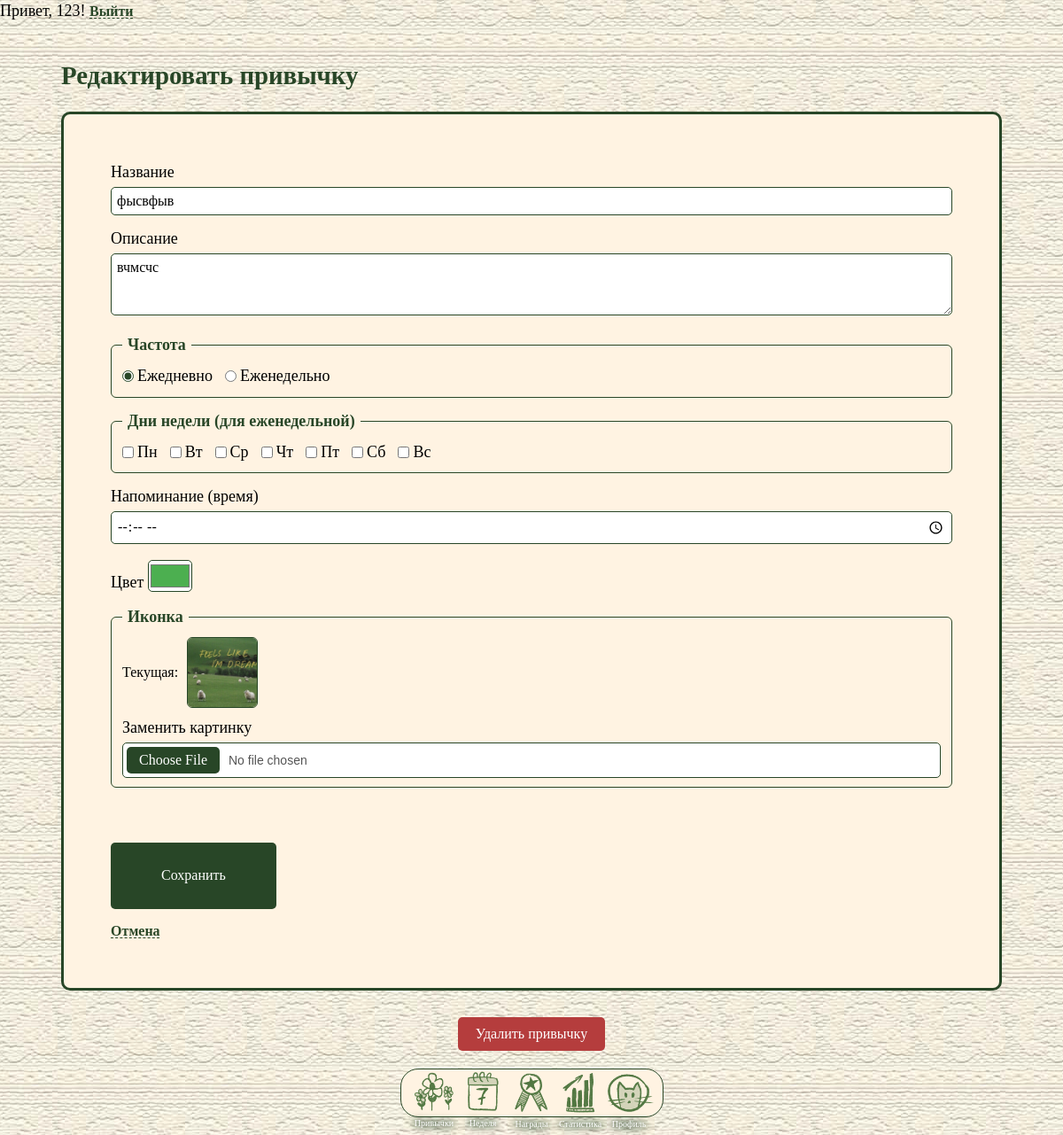
The app's page /habits/2/edit (signed in) with its own data.
### app/models.py (models this page shows, shortened)
class User(UserMixin, db.Model):
    __tablename__ = 'users'
    id = db.Column(db.Integer, primary_key=True)
    email = db.Column(db.String(120), unique=True, nullable=False)
    username = db.Column(db.String(80), nullable=False)
    password_hash = db.Column(db.String(255), nullable=False)
    avatar_url = db.Column(db.String(255), nullable=True)
    experience = db.Column(db.Integer, default=0, nullable=False)
    created_at = db.Column(db.DateTime, default=datetime.utcnow, nullable=False)
    is_admin = db.Column(db.Boolean, default=False, nullable=False)
    habits = db.relationship('Habit', backref='user', lazy=True, cascade='all, delete-orphan')
    habit_logs = db.relationship('HabitLog', backref='user', lazy=True, cascade='all, delete-orphan')
    achievements = db.relationship('Achievement', backref='user', lazy=True, cascade='all, delete-orphan')
    rewards = db.relationship('Reward', backref='user', lazy=True, cascade='all, delete-orphan')

class Habit(db.Model):
    __tablename__ = 'habits'
    id = db.Column(db.Integer, primary_key=True)
    user_id = db.Column(db.Integer, db.ForeignKey('users.id'), nullable=False)
    category_id = db.Column(db.Integer, db.ForeignKey('categories.id'), nullable=True)
    title = db.Column(db.String(120), nullable=False)
    description = db.Column(db.Text, nullable=True)
    icon = db.Column(db.String(255), nullable=True)  # path relative to /static, e.g. 'uploads/habits/xyz.jpg'
    frequency = db.Column(db.String(20), nullable=False)  # 'daily' / 'weekly'
    target_days = db.Column(JSON, nullable=True)  # list[int], e.g. [1, 3, 5]
    reminder_time = db.Column(db.Time, nullable=True)
    color = db.Column(db.String(20), default='#4CAF50', nullable=False)
    is_active = db.Column(db.Boolean, default=True, nullable=False)
    created_at = db.Column(db.DateTime, default=datetime.utcnow, nullable=False)
    logs = db.relationship('HabitLog', backref='habit', lazy=True, cascade='all, delete-orphan')

### app/routes.py (the view, shortened to what this page needs)
@main.route('/habits/<int:habit_id>/edit', methods=['GET', 'POST'])
@login_required
def habit_edit(habit_id):
    habit = _get_own_habit_or_404(habit_id)
    return render_template('habit_form.html', mode='edit', habit=habit, form_action=url_for('main.habit_edit', habit_id=habit.id))

### app/models.py (called while the page is built)
@login_manager.user_loader
def load_user(user_id: str):
    return User.query.get(int(user_id))

### app/routes.py (called while the page is built)
def _get_own_habit_or_404(habit_id: int) -> Habit:
    habit = Habit.query.get_or_404(habit_id)
    if habit.user_id != current_user.id:
        abort(403)
    return habit

### app/templates/habit_form.html (shortened to what this page needs)
{% extends 'base.html' %}
{% set h = habit %}
{% set target_days = (h.target_days if h else []) or [] %}
{% set days_labels = [(1,'Пн'),(2,'Вт'),(3,'Ср'),(4,'Чт'),(5,'Пт'),(6,'Сб'),(7,'Вс')] %}
{% block content %}
<section class="habit-form-page">
    <h1>{% if mode == 'edit' %}Редактировать привычку{% else %}Новая привычка{% endif %}</h1>
    <form method="POST" action="{{ form_action }}" class="habit-form" enctype="multipart/form-data">
        <label>
            Название
            <input type="text" name="title" required maxlength="120"
                   value="{{ h.title if h else '' }}">
        </label>
        <label>
            Описание
            <textarea name="description" rows="3">{{ h.description if h and h.description else '' }}</textarea>
        </label>
        <fieldset>
            <legend>Частота</legend>
            <label>
                <input type="radio" name="frequency" value="daily"
                       {% if not h or h.frequency == 'daily' %}checked{% endif %}>
                Ежедневно
            </label>
            <label>
                <input type="radio" name="frequency" value="weekly"
                       {% if h and h.frequency == 'weekly' %}checked{% endif %}>
                Еженедельно
            </label>
        </fieldset>
        <fieldset>
            <legend>Дни недели (для еженедельной)</legend>
            {% for num, label in days_labels %}
                <label>
                    <input type="checkbox" name="target_days" value="{{ num }}"
                           {% if num in target_days %}checked{% endif %}>
                    {{ label }}
                </label>
            {% endfor %}
        </fieldset>
        <label>
            Напоминание (время)
            <input type="time" name="reminder_time"
                   value="{{ h.reminder_time.strftime('%H:%M') if h and h.reminder_time else '' }}">
        </label>
        <label>
            Цвет
            <input type="color" name="color"
                   value="{{ h.color if h and h.color else '#4CAF50' }}">
        </label>
        <fieldset>
            <legend>Иконка</legend>
            {% if h and h.icon %}
                <div class="icon-preview">
                    <p>Текущая:</p>
                    <img src="{{ url_for('static', filename=h.icon) }}" alt="" style="max-width:80px">
                </div>
            {% endif %}
            <label>
                {% if h and h.icon %}Заменить картинку{% else %}Загрузить картинку{% endif %}
                <input type="file" name="icon" accept="image/png,image/jpeg,image/gif,image/webp">
            </label>
        </fieldset>
        <button type="submit">
            {% if mode == 'edit' %}Сохранить{% else %}Создать{% endif %}
        </button>
        <a href="{{ url_for('main.habits') }}">Отмена</a>
    </form>
    {% if mode == 'edit' and h and h.id %}
        <form method="POST" action="{{ url_for('main.habit_delete', habit_id=h.id) }}"
              class="habit-delete-form"
              onsubmit="return confirm('Удалить привычку «{{ h.title }}»? Действие необратимо.');">
            <button type="submit" class="habit-delete-btn">Удалить привычку</button>
        </form>
    {% endif %}
</section>
{% endblock %}

### app/templates/base.html (shortened to what this page needs)
<!DOCTYPE html>
<html lang="en">
<head>
    <link rel="stylesheet" href="{{ url_for('static', filename='css/style.css') }}">
    <link rel="stylesheet" href="{{ url_for('static', filename='css/habits.css') }}">
    <link rel="stylesheet" href="{{ url_for('static', filename='css/reg_auth.css') }}">
    <link rel="stylesheet" href="{{ url_for('static', filename='css/week.css') }}">
</head>
<body>
    <header id="auth-bar">
        {% if current_user.is_authenticated %}
            <span>Привет, {{ current_user.username }}{% if current_user.is_admin %} (admin){% endif %}!</span>
            <a href="{{ url_for('auth.logout') }}">Выйти</a>
        {% else %}
            <a href="{{ url_for('auth.login') }}">Войти</a>
            <a href="{{ url_for('auth.register') }}">Регистрация</a>
        {% endif %}
    </header>
    <main>
        {% block content %}{% endblock %}
    </main>
<div id="main-menu">
    <div id="dock">
        <a href="{{ url_for('main.habits') }}">
            <div class="dock-button">
                <img src="{{ url_for('static', filename='images/dock/habits_icon.png') }}" alt="">
                <p>Привычки</p>
            </div>
        </a>
        <a href="{{ url_for('main.week') }}">
            <div class="dock-button">
                <img src="{{ url_for('static', filename='images/dock/week_icon.png') }}" alt="">
                <p>Неделя</p>
            </div>
        </a>
        <div class="dock-button">
            <img src="{{ url_for('static', filename='images/dock/achievements_icon.png') }}" alt="">
            <p>Награды</p>
        </div>
        <div class="dock-button">
            <img src="{{ url_for('static', filename='images/dock/statistics_icon.png') }}" alt="">
            <p>Статистика</p>
        </div>
        <div class="dock-button">
            <img src="{{ url_for('static', filename='images/dock/user_icon.png') }}" alt="">
            <p>Профиль</p>
        </div>
    </div>
</div>
</body>
</html>

### app/static/css/style.css (style rules this page uses)
:root { --dark-green: #284627; --dark-green-transp: #28462783; --light-beige: rgb(255, 243, 226); --dock-height: 75px; --btn-font-size: 1rem; }
* { margin: 0; padding: 0; box-sizing: border-box; }
html { min-height: 100%; background-color: var(--light-beige); background-image: url("../images/backgrounds/cloth064.jpg"); background-position: center; }
body { min-height: 100vh; background: transparent; font-family: "Raleway"; line-height: 1.4; font-size: 18px; }
p { font-size: 1rem; font-weight: 500; }
a { font-size: 1rem; font-weight: 600; color: var(--dark-green); text-decoration-line: underline; text-decoration-style: dashed; text-decoration-thickness: 1px; text-underline-offset: 2px; }
h1 { font-family: "Raleway-Italic"; color: var(--dark-green); font-size: 1.8rem; font-weight: 700; }
main { padding: 10px; padding-bottom: calc(var(--dock-height) + 20px); }
#main-menu { z-index: 100; width: 100%; position: fixed; bottom: 20px; }
#dock { margin: auto; padding: 0 10px 0 10px; height: 55px; width: max-content; display: flex; justify-content: center; align-items: flex-end; background-color: var(--light-beige); border: 1px solid var(--dark-green); border-radius: 20px; }
.dock-button { height: 55px; width: 55px; transition: all ease 0.2s; }
.dock-button p { margin-top: -5px; font-size: 10px; text-align: center; color: white; filter: drop-shadow(0 0 3px var(--dark-green)) drop-shadow(0 0 5px var(--dark-green)); }
#dock a { text-decoration: none; }
.dock-button img { width: 100%; }

### app/static/css/habits.css (style rules this page uses)
.habit-form-page { padding-top: 30px; margin: auto; width: 90%; }
.habit-form-page h1 { color: var(--dark-green); margin-bottom: 20px; }
.habit-form { display: flex; flex-direction: column; gap: 14px; border: 3px solid var(--dark-green); border-radius: 10px; padding: 5%; background-color: var(--light-beige); }
.habit-form label { display: block; margin: 0; }
.habit-form input[type="text"], .habit-form input[type="time"], .habit-form textarea { width: 100%; font-family: "Raleway"; font-size: 16px; padding: 6px; border: 1px solid var(--dark-green); border-radius: 5px; background-color: white; margin-top: 4px; outline: none; }
.habit-form textarea { resize: vertical; min-height: 70px; }
.habit-form fieldset { border: 1px solid var(--dark-green); border-radius: 6px; padding: 10px 12px; display: flex; flex-wrap: wrap; gap: 10px 14px; }
.habit-form fieldset legend { padding: 0 6px; color: var(--dark-green); font-weight: 600; }
.habit-form fieldset label { display: inline-flex; align-items: center; gap: 4px; margin: 0; }
.habit-form input[type="radio"], .habit-form input[type="checkbox"] { padding: 0; margin: 0; border: 1px solid var(--dark-green); border-radius: 3px; accent-color: var(--dark-green); cursor: pointer; }
.habit-form input[type="color"] { padding: 0; width: 50px; height: 36px; border: 1px solid var(--dark-green); border-radius: 5px; background-color: white; cursor: pointer; margin-top: 4px; }
.habit-form fieldset label:has(> input[type="file"]) { display: block; width: 100%; }
.habit-form input[type="file"] { width: 100%; padding: 4px; margin-top: 4px; background-color: white; color: #555; font-size: 14px; border: 1px solid var(--dark-green); border-radius: 5px; cursor: pointer; }
.icon-preview { display: flex; align-items: center; gap: 10px; width: 100%; }
.icon-preview p { margin: 0; }
.icon-preview img { border: 1px solid var(--dark-green); border-radius: 6px; }
.habit-form button[type="submit"] { font-family: "Raleway-Italic"; font-size: var(--btn-font-size); margin-top: 5%; padding: 3% 6%; width: min-content; background-color: var(--dark-green); color: white; border: none; border-radius: 5px; cursor: pointer; align-self: flex-start; white-space: nowrap; }
.habit-form > a { color: var(--dark-green); width: max-content; }
.habit-delete-form { margin-top: 30px; display: flex; justify-content: center; }
.habit-delete-btn { font-family: "Raleway-Italic"; font-size: var(--btn-font-size); padding: 10px 20px; background-color: #b53d3d; color: white; border: none; border-radius: 5px; cursor: pointer; }

### app/static/css/reg_auth.css (style rules this page uses)
label { margin-bottom: 10px; }
input { outline: none; padding: 6px; border: 1px solid var(--dark-green); border-radius: 5px; }

### records on screen
User: username "123"
Habit: title "фысвфыв", description "вчмсчс", frequency "☑ Ежедневно", frequency "☐ Еженедельно", color "#4caf50", icon (picture)

### other values on screen
{{ label }} "Пн" "Вт" "Ср" "Чт" "Пт" "Сб" "Вс"
